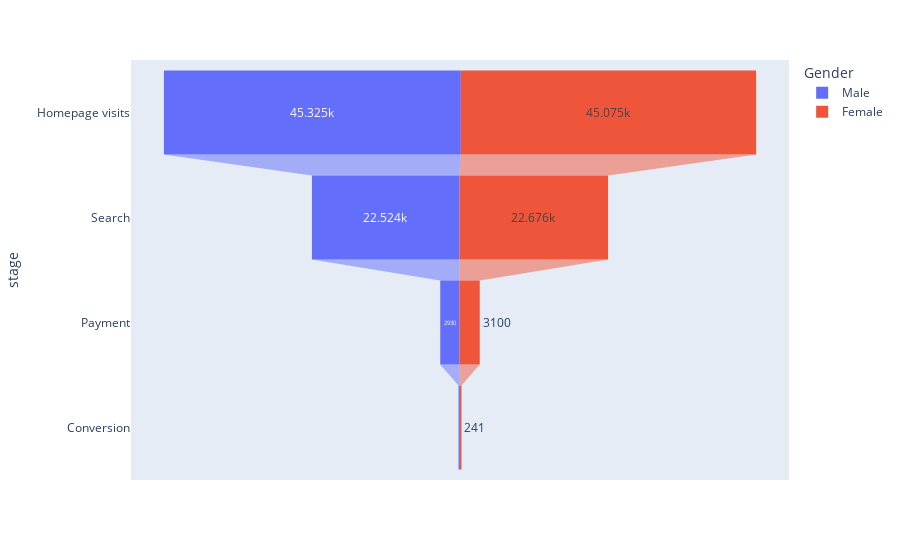

This figure's notebook cell:
### Code cell
stages=["Homepage visits", "Search", "Payment", "Conversion"]
df_m = pd.DataFrame(dict(number=[45325,22524,2930,211], stage=stages))
df_m['Gender'] = 'Male'
df_f = pd.DataFrame(dict(number=[45075,22676,3100,241], stage=stages))
df_f['Gender'] = 'Female'
df_sex = pd.concat([df_m, df_f], axis=0)
fig = px.funnel(df_sex, x='number', y='stage', color='Gender')
fig.show()

### Figure 1 — Plotly figure (JSON) as saved in the notebook; plotly's stock layout.template omitted (floating-point values rounded to 4 significant figures)
{"data": [{"hovertemplate": "Gender=Male<br>number=%{x}<br>stage=%{y}<extra></extra>", "legendgroup": "Male", "marker": {"color": "#636efa"}, "name": "Male", "orientation": "h", "showlegend": true, "type": "funnel", "x": [45325, 22524, 2930, 211], "xaxis": "x", "y": ["Homepage visits", "Search", "Payment", "Conversion"], "yaxis": "y"}, {"hovertemplate": "Gender=Female<br>number=%{x}<br>stage=%{y}<extra></extra>", "legendgroup": "Female", "marker": {"color": "#EF553B"}, "name": "Female", "orientation": "h", "showlegend": true, "type": "funnel", "x": [45075, 22676, 3100, 241], "xaxis": "x", "y": ["Homepage visits", "Search", "Payment", "Conversion"], "yaxis": "y"}], "layout": {"legend": {"title": {"text": "Gender"}, "tracegroupgap": 0}, "margin": {"t": 60}, "xaxis": {"anchor": "y", "domain": [0, 1], "title": {"text": "number"}}, "yaxis": {"anchor": "x", "domain": [0, 1], "title": {"text": "stage"}}}}
